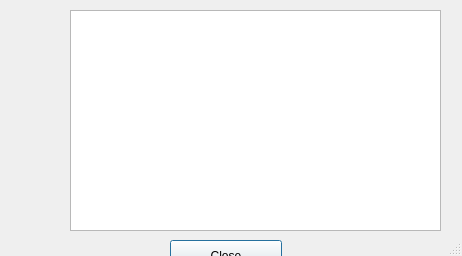
<?xml version="1.0" encoding="UTF-8"?>
<ui version="4.0">
 <class>employeedetails</class>
 <widget class="QDialog" name="employeedetails">
  <property name="windowModality">
   <enum>Qt::NonModal</enum>
  </property>
  <property name="geometry">
   <rect>
    <x>0</x>
    <y>0</y>
    <width>462</width>
    <height>256</height>
   </rect>
  </property>
  <property name="windowTitle">
   <string>employee details</string>
  </property>
  <property name="windowOpacity">
   <double>-1.000000000000000</double>
  </property>
  <property name="sizeGripEnabled">
   <bool>true</bool>
  </property>
  <property name="modal">
   <bool>true</bool>
  </property>
  <widget class="QTableView" name="tableView">
   <property name="geometry">
    <rect>
     <x>70</x>
     <y>10</y>
     <width>371</width>
     <height>221</height>
    </rect>
   </property>
  </widget>
  <widget class="QPushButton" name="pushButton">
   <property name="geometry">
    <rect>
     <x>170</x>
     <y>240</y>
     <width>112</width>
     <height>32</height>
    </rect>
   </property>
   <property name="text">
    <string>Close</string>
   </property>
  </widget>
 </widget>
 <resources/>
 <connections/>
</ui>
